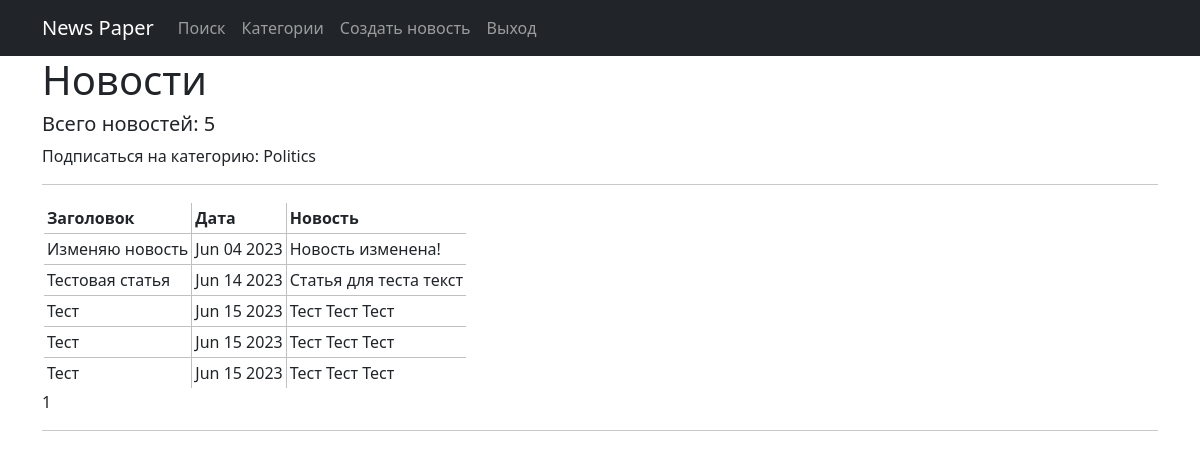
/news/category/25 (signed in), run on the app's committed database.
### news/models.py (models this page shows, shortened)
class Category(models.Model):
    category_name = models.CharField(max_length=255, unique=True)
    subscribers = models.ManyToManyField(User, related_name='categories')
    def __str__(self):
        return f'{self.category_name}'

class Post(models.Model):
    ARTICLE = 'AR'
    NEWS = 'NW'
    POST_TYPE = [(ARTICLE, 'Статья'), (NEWS, 'Новость')]
    autor = models.ForeignKey(Author, on_delete=models.CASCADE)
    post_type = models.CharField(max_length=2, choices=POST_TYPE, default=ARTICLE)
    post_data_time = models.DateTimeField(auto_now_add=True)
    post_categories = models.ManyToManyField(Category, through="PostCategory")
    post_title = models.TextField()
    post_text = models.TextField()
    rating = models.IntegerField(default=0)

### news/views.py (the view, shortened to what this page needs)
# urls.py: path('category/<int:pk>', PostCategoryView.as_view(), name='category'),
class PostCategoryView(ListView):
    model = Post
    template_name = 'category_list.html'
    context_object_name = 'posts'
    ordering = '-post_data_time'
    paginate_by = 10
    def get_queryset(self):
        self.id = resolve(self.request.path_info).kwargs['pk']
        queryset = Post.objects.filter(post_categories=Category.objects.get(id=self.id))
        return queryset
    def get_context_data(self, **kwargs):
        context = super().get_context_data(**kwargs)
        user = self.request.user
        category = Category.objects.get(id=self.id)
        subscribed = category.subscribers.filter(email=user.email)
        context['category'] = category
        if subscribed:
            context['subscribed'] = 1
        return context

### news/templatetags/custom_filters.py (called while the page is built)
@register.filter(name='censor')
def censor(value):
    text = x
    cens_text = str(value)
    for word in text.split():
        if word in cens_text:
            cens_text = cens_text.replace(str(word), len(str(word)) * '*')
    return cens_text

### templates/category_list.html (shortened to what this page needs)
{% extends 'flatpages/default.html' %}
{% load custom_filters %}
{% block content %}
   <h1>Новости</h1>
   <h5>Всего новостей: {{ posts|length }}</h5>
                {% if subscribed %}
                <a class="nav-link" href="/news/unsubscribe/{{category.id}}">Отписаться от: {{category}}</a>
                {% else %}
                <a class="nav-link" href="/news/subscribe/{{category.id}}">Подписаться на категорию: {{category}}</a>
                {% endif %}
   <hr>
   {% if posts %}
       <table>
           <tr>
               <td><b>Заголовок</b></td>
               <td><b>Дата</b></td>
               <td><b>Новость</b></td>
           </tr>
           {% for post in posts %}
           <tr>
               <td><a class="nav-link" href=/news/{{post.id}}>{{ post.post_title|truncatewords:4|censor }}</a></td>
               <td>{{ post.post_data_time|date:'M d Y' }}</td>
               <td>{{ post.post_text|truncatewords:20|censor }}</td>
           </tr>
           {% endfor %}
       </table>
   {% else %}
       <h2>Новостей нет!</h2>
   {% endif %}
   {{ page_obj.number }}
<hr>
{% endblock content %}

### templates/flatpages/default.html (style rules this page uses)
BODY { background: white; }
TABLE { border-collapse: collapse; border: 2px solid white; }
TD, TH { padding: 3px; border: 1px solid silver ; text-align: left; }

### data on the page
Category: category_name "Politics"
Post: post_title|censor "Изменяю новость", post_data_time "Jun 04 2023", post_text|censor "Новость изменена!"
Post: post_title|censor "Тестовая статья", post_data_time "Jun 14 2023", post_text|censor "Статья для теста текст"
Post: post_title|censor "Тест", post_data_time "Jun 15 2023", post_text|censor "Тест Тест Тест"
Post: post_title|censor "Тест", post_data_time "Jun 15 2023", post_text|censor "Тест Тест Тест"
Post: post_title|censor "Тест", post_data_time "Jun 15 2023", post_text|censor "Тест Тест Тест"

### other printed values
{{ posts|length }} "5"
{{ page_obj.number }} "1"
